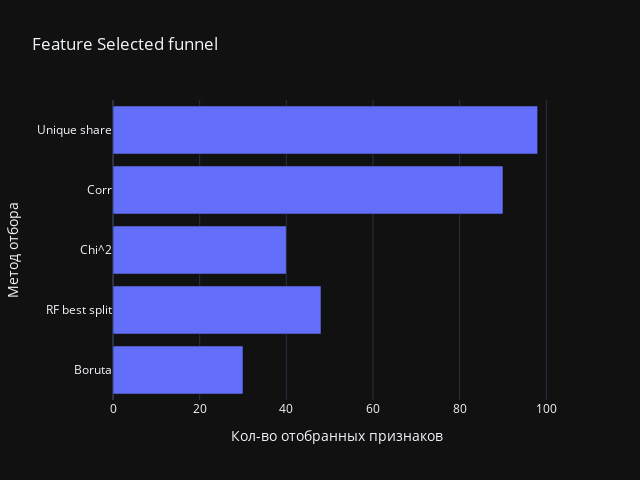

Write notebook code for a chart like this one.
### Code cell
data = [go.Bar(x=ar_selection_funnel['cnt'], y=ar_selection_funnel['name'], orientation='h')]
fig = go.Figure(data=data)
fig.update_layout(
    title="Feature Selected funnel",
    height=480,
    width=640,
    xaxis_title='Кол-во отобранных признаков',
    yaxis_title='Метод отбора',
    yaxis_type='category',
    yaxis_dtick=1,
    template='plotly_dark'
)
fig.show()

### Figure 1 — Plotly figure (JSON) as saved in the notebook; plotly's stock layout.template omitted (floating-point values rounded to 4 significant figures)
{"data": [{"orientation": "h", "type": "bar", "x": [30, 48, 40, 90, 98], "y": ["Boruta", "RF best split", "Chi^2", "Corr", "Unique share"]}], "layout": {"height": 480, "title": {"text": "Feature Selected funnel"}, "width": 640, "xaxis": {"autorange": true, "range": [0, 103.2], "title": {"text": "Кол-во отобранных признаков"}, "type": "linear"}, "yaxis": {"autorange": true, "dtick": 1, "range": [-0.5, 4.5], "title": {"text": "Метод отбора"}, "type": "category"}}}
